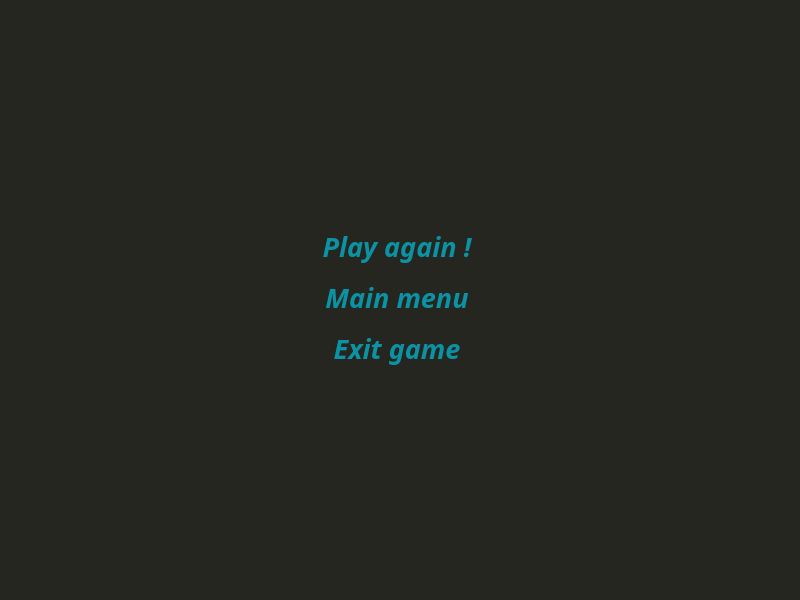
<?xml version="1.0" encoding="UTF-8"?>
<ui version="4.0">
 <class>GameFinish</class>
 <widget class="QDialog" name="GameFinish">
  <property name="geometry">
   <rect>
    <x>0</x>
    <y>0</y>
    <width>800</width>
    <height>600</height>
   </rect>
  </property>
  <property name="windowTitle">
   <string>Dialog</string>
  </property>
  <property name="styleSheet">
   <string notr="true">background-color: #24261f;</string>
  </property>
  <layout class="QGridLayout" name="gridLayout">
   <item row="3" column="2">
    <widget class="QPushButton" name="btn_mernu">
     <property name="font">
      <font>
       <family>Lobster Two</family>
       <pointsize>20</pointsize>
       <weight>75</weight>
       <italic>true</italic>
       <bold>true</bold>
      </font>
     </property>
     <property name="styleSheet">
      <string notr="true">color: #0b93a5;</string>
     </property>
     <property name="text">
      <string>Main menu</string>
     </property>
     <property name="flat">
      <bool>true</bool>
     </property>
    </widget>
   </item>
   <item row="5" column="4">
    <spacer name="verticalSpacer_3">
     <property name="orientation">
      <enum>Qt::Vertical</enum>
     </property>
     <property name="sizeHint" stdset="0">
      <size>
       <width>20</width>
       <height>40</height>
      </size>
     </property>
    </spacer>
   </item>
   <item row="6" column="4">
    <widget class="QPushButton" name="btn_mute">
     <property name="text">
      <string/>
     </property>
     <property name="flat">
      <bool>true</bool>
     </property>
    </widget>
   </item>
   <item row="3" column="1">
    <spacer name="horizontalSpacer_4">
     <property name="orientation">
      <enum>Qt::Horizontal</enum>
     </property>
     <property name="sizeHint" stdset="0">
      <size>
       <width>40</width>
       <height>20</height>
      </size>
     </property>
    </spacer>
   </item>
   <item row="3" column="0">
    <spacer name="horizontalSpacer">
     <property name="orientation">
      <enum>Qt::Horizontal</enum>
     </property>
     <property name="sizeHint" stdset="0">
      <size>
       <width>40</width>
       <height>20</height>
      </size>
     </property>
    </spacer>
   </item>
   <item row="4" column="2">
    <widget class="QPushButton" name="btn_exit">
     <property name="font">
      <font>
       <family>Lobster Two</family>
       <pointsize>20</pointsize>
       <weight>75</weight>
       <italic>true</italic>
       <bold>true</bold>
      </font>
     </property>
     <property name="styleSheet">
      <string notr="true">color: #0b93a5;</string>
     </property>
     <property name="text">
      <string>Exit game</string>
     </property>
     <property name="flat">
      <bool>true</bool>
     </property>
    </widget>
   </item>
   <item row="2" column="2">
    <widget class="QPushButton" name="btn_play">
     <property name="font">
      <font>
       <family>Lobster Two</family>
       <pointsize>20</pointsize>
       <weight>75</weight>
       <italic>true</italic>
       <bold>true</bold>
      </font>
     </property>
     <property name="styleSheet">
      <string notr="true">color: #0b93a5;</string>
     </property>
     <property name="text">
      <string>Play again !</string>
     </property>
     <property name="flat">
      <bool>true</bool>
     </property>
    </widget>
   </item>
   <item row="3" column="4">
    <spacer name="horizontalSpacer_2">
     <property name="orientation">
      <enum>Qt::Horizontal</enum>
     </property>
     <property name="sizeHint" stdset="0">
      <size>
       <width>40</width>
       <height>20</height>
      </size>
     </property>
    </spacer>
   </item>
   <item row="6" column="2">
    <spacer name="verticalSpacer">
     <property name="orientation">
      <enum>Qt::Vertical</enum>
     </property>
     <property name="sizeHint" stdset="0">
      <size>
       <width>20</width>
       <height>40</height>
      </size>
     </property>
    </spacer>
   </item>
   <item row="0" column="2">
    <spacer name="verticalSpacer_2">
     <property name="orientation">
      <enum>Qt::Vertical</enum>
     </property>
     <property name="sizeHint" stdset="0">
      <size>
       <width>20</width>
       <height>40</height>
      </size>
     </property>
    </spacer>
   </item>
   <item row="6" column="3">
    <spacer name="horizontalSpacer_3">
     <property name="orientation">
      <enum>Qt::Horizontal</enum>
     </property>
     <property name="sizeHint" stdset="0">
      <size>
       <width>40</width>
       <height>20</height>
      </size>
     </property>
    </spacer>
   </item>
   <item row="1" column="2">
    <spacer name="verticalSpacer_4">
     <property name="orientation">
      <enum>Qt::Vertical</enum>
     </property>
     <property name="sizeHint" stdset="0">
      <size>
       <width>20</width>
       <height>40</height>
      </size>
     </property>
    </spacer>
   </item>
  </layout>
 </widget>
 <resources/>
 <connections/>
</ui>
